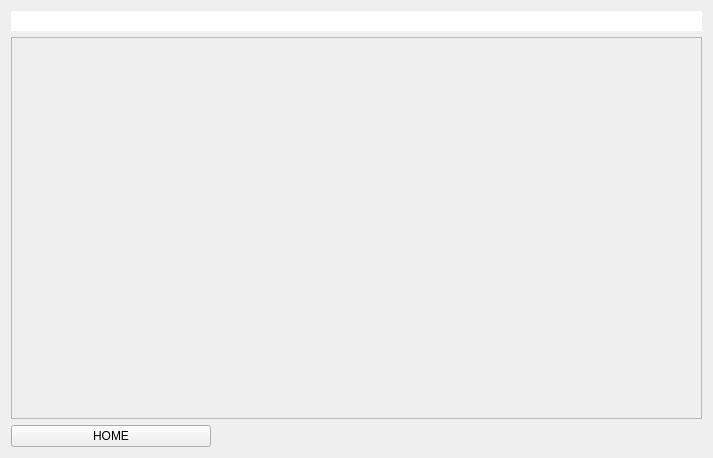
<?xml version="1.0" encoding="UTF-8"?>
<ui version="4.0">
 <class>chart</class>
 <widget class="QWidget" name="chart">
  <property name="geometry">
   <rect>
    <x>0</x>
    <y>0</y>
    <width>713</width>
    <height>458</height>
   </rect>
  </property>
  <property name="windowTitle">
   <string>chart</string>
  </property>
  <layout class="QGridLayout" name="gridLayout">
   <item row="2" column="0">
    <widget class="QPushButton" name="Btn_gohome">
     <property name="maximumSize">
      <size>
       <width>200</width>
       <height>16777215</height>
      </size>
     </property>
     <property name="layoutDirection">
      <enum>Qt::LayoutDirection::LeftToRight</enum>
     </property>
     <property name="text">
      <string>HOME</string>
     </property>
    </widget>
   </item>
   <item row="1" column="0">
    <widget class="QFrame" name="frame">
     <property name="frameShape">
      <enum>QFrame::Shape::StyledPanel</enum>
     </property>
     <property name="frameShadow">
      <enum>QFrame::Shadow::Raised</enum>
     </property>
     <layout class="QGridLayout" name="gridLayout_chart"/>
    </widget>
   </item>
   <item row="0" column="0">
    <widget class="QLineEdit" name="lineEdit">
     <property name="text">
      <string/>
     </property>
     <property name="frame">
      <bool>false</bool>
     </property>
     <property name="alignment">
      <set>Qt::AlignmentFlag::AlignRight|Qt::AlignmentFlag::AlignTrailing|Qt::AlignmentFlag::AlignVCenter</set>
     </property>
    </widget>
   </item>
  </layout>
 </widget>
 <resources/>
 <connections/>
</ui>
